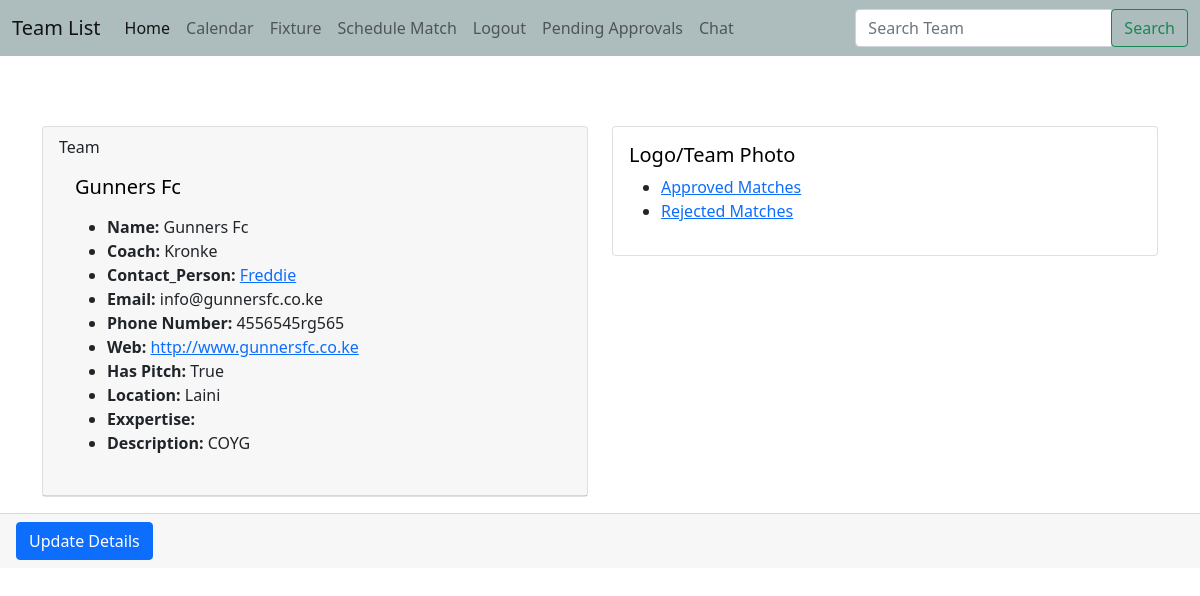
Screenshot of /user/ (signed in) with the database file from the repository.
### teams/models.py (models this page shows, shortened)
class Team(models.Model):
    SKILLS_LEVEL = [
        ('Professional', 'Professional: Football is a career'),
        ('Unprofessional', 'Unprofessional: Participate in tournaments'),
        ('Hobbyist', 'Hobbyist: Play for fun and exercise'),
    ]
    name = models.CharField(max_length=200)
    coach = models.CharField(max_length=200)
    contact_person = models.CharField(max_length=200)
    phone_number = models.CharField(max_length=20)
    email = models.EmailField(blank=True)
    web = models.URLField(blank=True)
    created_by = models.ForeignKey(User, on_delete=models.CASCADE)
    logo = models.ImageField(null=True, blank=True, upload_to='images/')
    has_pitch = models.BooleanField(default=False)
    skills_level = models.CharField(
        max_length=20,
        choices=SKILLS_LEVEL,
        default='Select Skills Level'
        )
    location =models.CharField(max_length= 200)
    description = models.TextField(blank=True)
    created_by = models.ForeignKey(User, on_delete=models.CASCADE)

### teams/views.py (the view)
# urls.py: path('user/', views.user_teams, name='user-teams'),
@login_required
def user_teams(request):
    teams = Team.objects.filter(created_by=request.user)
    return render(request, 'teams/user_teams.html', {'teams': teams})

### teams/templates/teams/user_teams.html (shortened to what this page needs)
{% extends 'teams/base.html' %}
{% block content %}
	<h2>My Team</h2>
	<br/>
    {% if teams %}
	{% for team in teams %}
  <div class="row">
    <div class="col-sm-6">
        <div class="card">
          <div class="card-header">
           Team
            <div class="card-body">
             <h5 style="color: black;" class="card-title">{{ team.name }}</h5>
             <p class="card-text">
              <ul>
                <li><strong>Name: </strong>{{ team.name }}</li>
                <li><strong>Coach: </strong>{{ team.coach }}</li>
                <li><strong>Contact_Person: </strong><a href="{% url 'chat-home' %}?u={{ team_user.id }}">{{ team.contact_person }}</a></li>
                <li><strong>Email: </strong>{{ team.email}}</li>
                <li><strong>Phone Number: </strong>{{ team.phone_number }}</li>
                <li><strong>Web: </strong><a href="{{ team.web }}">{{ team.web }}</a></li>
                <li><strong>Has Pitch: </strong>{{ team.has_pitch }}</li>
                <li><strong>Location: </strong>{{ team.location }}</li>
                <li><strong>Exxpertise: </strong>{{ team.expertise }}</li>
                <li><strong>Description: </strong>{{ team.description }}</li>
              </ul>
            </div>
          </div>
        </div>
    </div>
    <div class="col-sm-6">
      <div class="card">
        <div class="card-body">
          <h5 class="card-title" style="color: black;">Logo/Team Photo</h5>
          <ul>
            <li><a href="{% url 'approved_matches' team.id %}">Approved Matches</a></li>
            <li><a href="{% url 'rejected_matches' team.id %}">Rejected Matches</a></li>
          </ul>
        </div>
      </div>
    </div>
  </div>
  </div>
  {% if user.is_authenticated %}
    {% if team.created_by == request.user %}
      <div class="card-footer text-muted">
        <a href="{% url 'update-team' team.id %}" class="btn btn-primary">Update Details</a>
      </div>
    {% endif %}
  {% endif %}
    {% endfor %}
    {% else %}
    <div class="shadow p-4 mb-5 bg-body rounded">
    <p >You haven't Registered any team yet. <a href="{% url 'create-team' %}" class="btn-group">Register Team Here</a></p>
  {% endif %}
{% endblock %}

### teams/templates/teams/base.html (style rules this page uses)
body { background-image: url('https://t3.ftcdn.net/jpg/01/31/22/84/240_F_131228401_Sx9CgNcjxxYEsLCN81KGN4LIu6zFPD0h.jpg'); background-size: cover; }
h1, h2, h3, h4, h5, h6 { color: white; }

### rows the page displays
Team: name "Gunners Fc", coach "Kronke", contact_person "Freddie", email "info@gunnersfc.co.ke", phone_number "4556545rg565", web "http://www.gunnersfc.co.ke", has_pitch "True", location "Laini", description "COYG", shows "Update Details"
